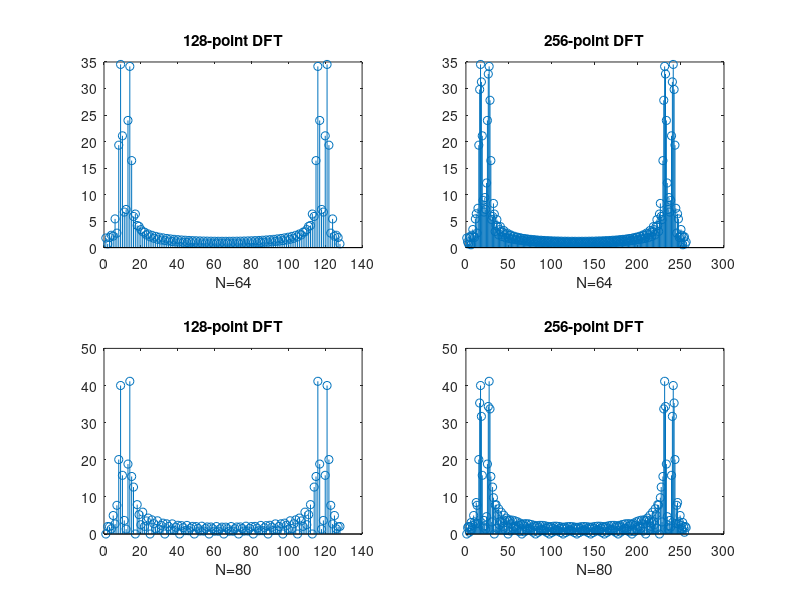

MATLAB code to generate this figure:
clc;
clear;

f1=1/10;
f2=1/16;
n=0:127;
n1=0:63;
n2=0:79;
x=cos(2*pi*f1*n) + cos(2*pi*f2*n);
x1=cos(2*pi*f1*n1) + cos(2*pi*f2*n1);
x2=cos(2*pi*f1*n2) + cos(2*pi*f2*n2);

X1=fft(x1,128);
X2=fft(x1,256);
X3=fft(x2,128);
X4=fft(x2,256);

subplot(2,2,1)
stem(abs(X1))
xlabel('N=64'), title('128-point DFT')

subplot(2,2,2)
stem(abs(X2))
xlabel('N=64'), title('256-point DFT')

subplot(2,2,3)
stem(abs(X3))
xlabel('N=80'), title('128-point DFT')

subplot(2,2,4)
stem(abs(X4))
xlabel('N=80'), title('256-point DFT')
